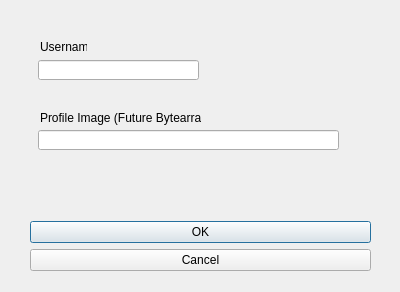
<?xml version="1.0" encoding="UTF-8"?>
<ui version="4.0">
 <class>newDialog</class>
 <widget class="QDialog" name="newDialog">
  <property name="geometry">
   <rect>
    <x>0</x>
    <y>0</y>
    <width>400</width>
    <height>292</height>
   </rect>
  </property>
  <property name="windowTitle">
   <string>Dialog</string>
  </property>
  <widget class="QDialogButtonBox" name="buttonBox">
   <property name="geometry">
    <rect>
     <x>30</x>
     <y>221</y>
     <width>341</width>
     <height>51</height>
    </rect>
   </property>
   <property name="sizePolicy">
    <sizepolicy hsizetype="Expanding" vsizetype="Fixed">
     <horstretch>0</horstretch>
     <verstretch>0</verstretch>
    </sizepolicy>
   </property>
   <property name="layoutDirection">
    <enum>Qt::LeftToRight</enum>
   </property>
   <property name="orientation">
    <enum>Qt::Vertical</enum>
   </property>
   <property name="standardButtons">
    <set>QDialogButtonBox::Cancel|QDialogButtonBox::Ok</set>
   </property>
  </widget>
  <widget class="QLabel" name="label">
   <property name="geometry">
    <rect>
     <x>40</x>
     <y>40</y>
     <width>47</width>
     <height>13</height>
    </rect>
   </property>
   <property name="text">
    <string>Username</string>
   </property>
  </widget>
  <widget class="QLineEdit" name="lineEdit">
   <property name="geometry">
    <rect>
     <x>38</x>
     <y>60</y>
     <width>161</width>
     <height>20</height>
    </rect>
   </property>
  </widget>
  <widget class="QLineEdit" name="lineEdit_2">
   <property name="geometry">
    <rect>
     <x>38</x>
     <y>130</y>
     <width>301</width>
     <height>20</height>
    </rect>
   </property>
  </widget>
  <widget class="QLabel" name="label_2">
   <property name="geometry">
    <rect>
     <x>40</x>
     <y>110</y>
     <width>161</width>
     <height>16</height>
    </rect>
   </property>
   <property name="text">
    <string>Profile Image (Future Bytearray)</string>
   </property>
  </widget>
 </widget>
 <resources/>
 <connections>
  <connection>
   <sender>buttonBox</sender>
   <signal>accepted()</signal>
   <receiver>newDialog</receiver>
   <slot>accept()</slot>
   <hints>
    <hint type="sourcelabel">
     <x>248</x>
     <y>254</y>
    </hint>
    <hint type="destinationlabel">
     <x>157</x>
     <y>274</y>
    </hint>
   </hints>
  </connection>
  <connection>
   <sender>buttonBox</sender>
   <signal>rejected()</signal>
   <receiver>newDialog</receiver>
   <slot>reject()</slot>
   <hints>
    <hint type="sourcelabel">
     <x>316</x>
     <y>260</y>
    </hint>
    <hint type="destinationlabel">
     <x>286</x>
     <y>274</y>
    </hint>
   </hints>
  </connection>
 </connections>
</ui>
